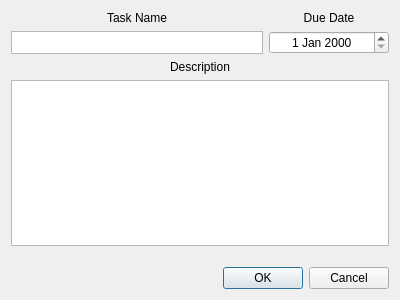
<?xml version="1.0" encoding="UTF-8"?>
<ui version="4.0">
 <class>addDialog</class>
 <widget class="QDialog" name="addDialog">
  <property name="geometry">
   <rect>
    <x>0</x>
    <y>0</y>
    <width>400</width>
    <height>300</height>
   </rect>
  </property>
  <property name="sizePolicy">
   <sizepolicy hsizetype="Fixed" vsizetype="Fixed">
    <horstretch>0</horstretch>
    <verstretch>0</verstretch>
   </sizepolicy>
  </property>
  <property name="minimumSize">
   <size>
    <width>400</width>
    <height>300</height>
   </size>
  </property>
  <property name="maximumSize">
   <size>
    <width>400</width>
    <height>300</height>
   </size>
  </property>
  <property name="windowTitle">
   <string>Dialog</string>
  </property>
  <layout class="QHBoxLayout" name="horizontalLayout">
   <item>
    <layout class="QVBoxLayout" name="verticalLayout_2">
     <item>
      <layout class="QVBoxLayout" name="verticalLayout">
       <item>
        <layout class="QHBoxLayout" name="TopBox">
         <property name="sizeConstraint">
          <enum>QLayout::SetFixedSize</enum>
         </property>
         <item>
          <layout class="QVBoxLayout" name="nameBox">
           <item>
            <widget class="QLabel" name="nameLabel">
             <property name="maximumSize">
              <size>
               <width>16777215</width>
               <height>16</height>
              </size>
             </property>
             <property name="text">
              <string>Task Name</string>
             </property>
             <property name="alignment">
              <set>Qt::AlignCenter</set>
             </property>
            </widget>
           </item>
           <item>
            <widget class="QTextEdit" name="nameField">
             <property name="sizePolicy">
              <sizepolicy hsizetype="Expanding" vsizetype="Fixed">
               <horstretch>0</horstretch>
               <verstretch>0</verstretch>
              </sizepolicy>
             </property>
             <property name="minimumSize">
              <size>
               <width>0</width>
               <height>23</height>
              </size>
             </property>
             <property name="maximumSize">
              <size>
               <width>16777215</width>
               <height>23</height>
              </size>
             </property>
             <property name="verticalScrollBarPolicy">
              <enum>Qt::ScrollBarAlwaysOff</enum>
             </property>
             <property name="horizontalScrollBarPolicy">
              <enum>Qt::ScrollBarAlwaysOff</enum>
             </property>
             <property name="tabChangesFocus">
              <bool>true</bool>
             </property>
            </widget>
           </item>
          </layout>
         </item>
         <item>
          <layout class="QVBoxLayout" name="dateBox">
           <item>
            <widget class="QLabel" name="dateLabel">
             <property name="text">
              <string>Due Date</string>
             </property>
             <property name="alignment">
              <set>Qt::AlignCenter</set>
             </property>
            </widget>
           </item>
           <item>
            <widget class="QDateEdit" name="dateField">
             <property name="sizePolicy">
              <sizepolicy hsizetype="Expanding" vsizetype="Fixed">
               <horstretch>0</horstretch>
               <verstretch>0</verstretch>
              </sizepolicy>
             </property>
             <property name="minimumSize">
              <size>
               <width>120</width>
               <height>23</height>
              </size>
             </property>
             <property name="maximumSize">
              <size>
               <width>120</width>
               <height>25</height>
              </size>
             </property>
             <property name="alignment">
              <set>Qt::AlignCenter</set>
             </property>
            </widget>
           </item>
          </layout>
         </item>
        </layout>
       </item>
       <item>
        <layout class="QVBoxLayout" name="descBox">
         <item>
          <widget class="QLabel" name="descLabel">
           <property name="text">
            <string>Description</string>
           </property>
           <property name="alignment">
            <set>Qt::AlignCenter</set>
           </property>
          </widget>
         </item>
         <item>
          <widget class="QTextEdit" name="descField">
           <property name="minimumSize">
            <size>
             <width>0</width>
             <height>127</height>
            </size>
           </property>
           <property name="tabChangesFocus">
            <bool>true</bool>
           </property>
          </widget>
         </item>
         <item>
          <spacer name="verticalSpacer_6">
           <property name="orientation">
            <enum>Qt::Vertical</enum>
           </property>
           <property name="sizeHint" stdset="0">
            <size>
             <width>20</width>
             <height>40</height>
            </size>
           </property>
          </spacer>
         </item>
        </layout>
       </item>
      </layout>
     </item>
     <item>
      <widget class="QDialogButtonBox" name="buttonBox">
       <property name="standardButtons">
        <set>QDialogButtonBox::Cancel|QDialogButtonBox::Ok</set>
       </property>
      </widget>
     </item>
    </layout>
   </item>
  </layout>
 </widget>
 <resources/>
 <connections/>
</ui>
